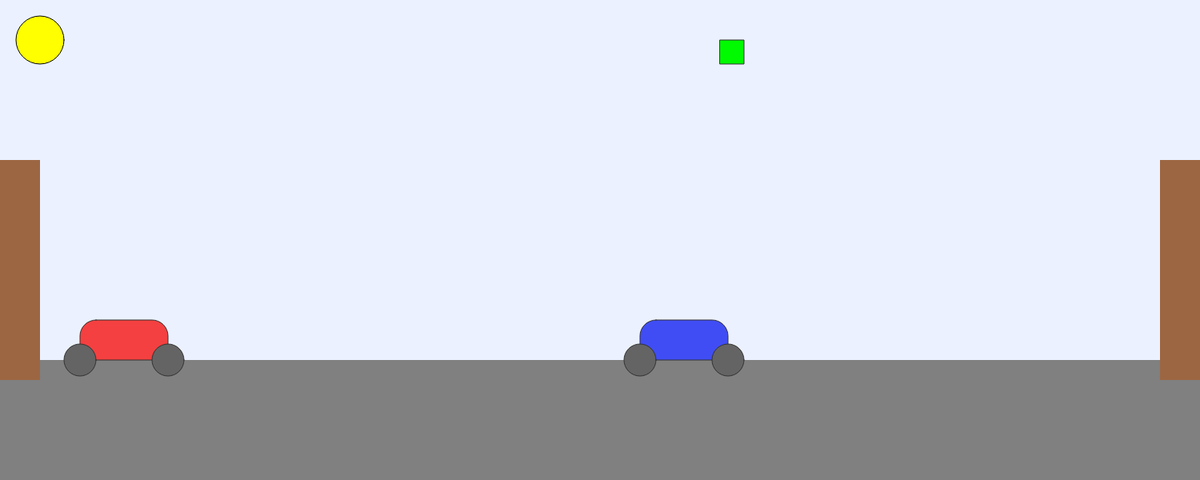
Frame 1 (no input)
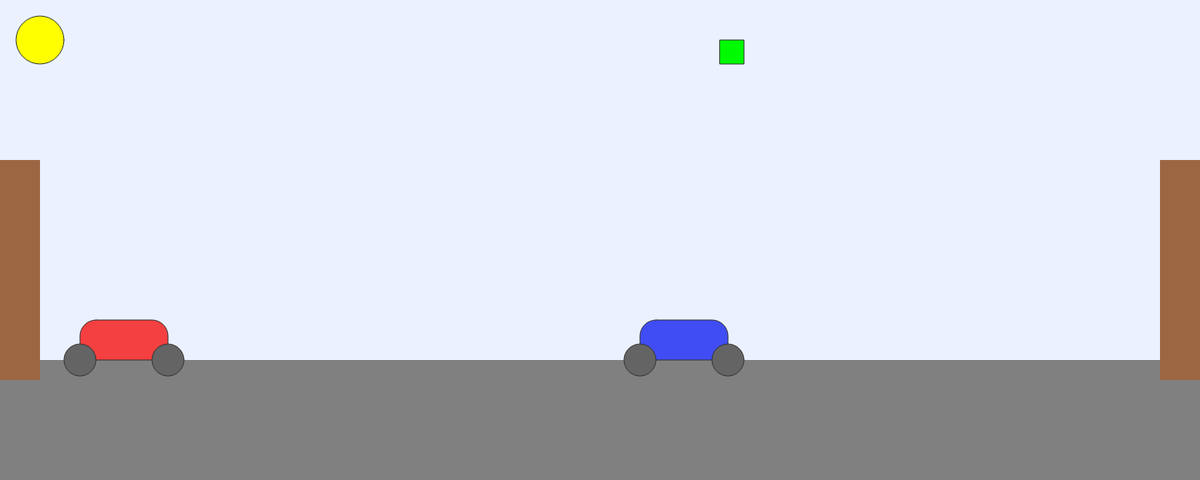
Frame 60 (no input)
Frame 120 (the mouse pressed at the canvas centre since frame 60): identical to frame 60, image omitted

The p5.js sketch that drew these frames (run headless with seeded random() and noise() and a simulated clock; from frame 60 on, the mouse is pressed at the canvas centre):

// p5.js sketch
// ── sketch.js
//speed and switch variables
let speed1 = 1.0;
let speed2= -1.0;
let start = false;

//x and y axis variables of cars
let car1 = {
	x: 100,
	g: 250
};

let car2 = {
	x: 800,
	g: 250
};

//Initial setup of window size
function setup() {
    createCanvas(1500, 600);
}

//Drawing objects and their motion
function draw() {
    
    background('#EBF1FF');
    
    //Add Sun
    fill(255, 255, 0);
	ellipse(50, 50, 60, 60);
    
    //Add Road
    noStroke();
    fill('#808080');
	rect(0, 450, 1500, 250);
    
    //Add Walls
    fill("#9D6643");
    rect(0, 200, 50, 275);
    rect(1450, 200, 50, 275);
    
    //the car1 itself
	stroke(50);
    fill('#F44040');
	rect(car1.x, 400, 110, 50, 20);
    fill(100, 100, 100);
	ellipse(car1.x, 450, 40, 40);
	ellipse(car1.x + 110, 450, 40, 40);
    
    //the car2 itself
	fill('#404DF4');
	rect(car2.x, 400, 110, 50, 20);
	stroke(50);
    fill(100, 100, 100);
	ellipse(car2.x, 450, 40, 40);
	ellipse(car2.x + 110, 450, 40, 40);
    
    
    //Start and Stop Toggle Logic
    if(!start){
     //start button 
     fill(0, car1.g, 0);
     rect(900, 50, 30, 30);  
    }
    
    if (start){
     //stop button 
     fill(255, 0, 0);
	 rect(900, 50, 30, 30);    
    }
    
    //Start/Stop button
	if (start) {
     //speed of the car
     car1.x = car1.x + speed1;    
     car2.x = car2.x + speed2; 
    
     //boolean statement for the car turning around	
	 if (car1.x + 110 >= 1450 || car1.x < 50 || car1.x + 110 === car2.x) {
      speed1 = speed1 * -1;
     }
  
	 if (car2.x + 110 >= 1450 || car2.x < 50 || car1.x + 110 === car2.x) {
      speed2 = speed2 * -1;
	 }
    }
}

//When mouse clicks start and stop button
function mousePressed() {
	if (mouseX >= 900 & mouseX < 930 && mouseY >= 50 && mouseY < 80) {
		start = !start;
    //stop button 
    fill(255, 255, sky.col6);
	  rect(900, 50, 30, 30);
	}
}
